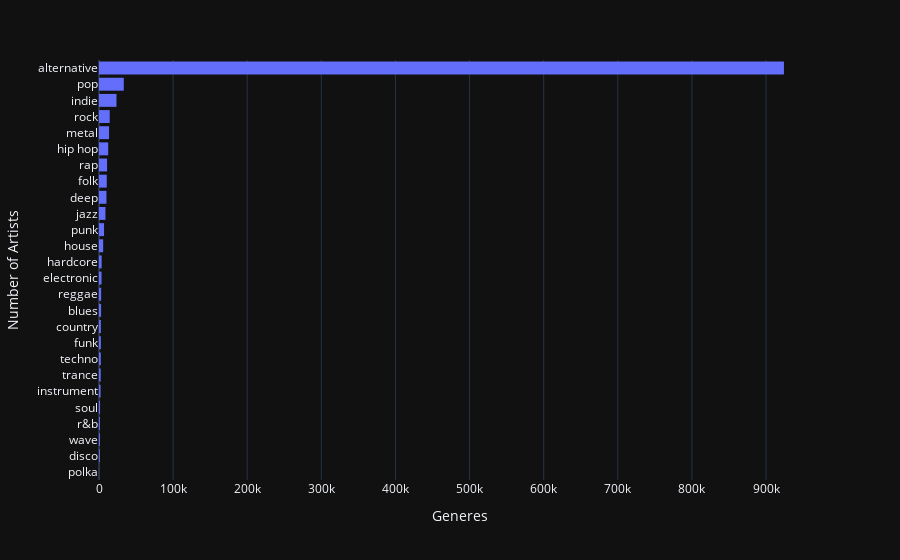

Here is the notebook cell this chart was saved with:
### Code cell
fig=px.histogram(macroGeneresDF,y="Generes",x="Number")
fig.update_yaxes(categoryorder="total ascending")
fig.layout["xaxis"]["title"]="Generes"
fig.layout["yaxis"]["title"]="Number of Artists"
fig.layout.yaxis.dtick=0.5
fig.show()

### Figure 1 — Plotly figure (JSON) as saved in the notebook; plotly's stock layout.template omitted (floating-point values rounded to 4 significant figures)
{"data": [{"alignmentgroup": "True", "bingroup": "y", "histfunc": "sum", "hovertemplate": "sum of Number=%{x}<br>Generes=%{y}<extra></extra>", "legendgroup": "", "marker": {"color": "#636efa", "pattern": {"shape": ""}}, "name": "", "offsetgroup": "", "orientation": "h", "showlegend": false, "x": [924195, 33453, 23611, 14483, 13554, 12406, 10901, 10476, 10062, 8729, 6806, 5633, 3598, 3421, 2913, 2807, 2545, 2540, 2440, 2338, 2124, 1428, 1313, 1307, 1159, 107, 0, 0], "xaxis": "x", "y": ["alternative", "pop", "indie", "rock", "metal", "hip hop", "rap", "folk", "deep", "jazz", "punk", "house", "hardcore", "electronic", "reggae", "blues", "country", "funk", "techno", "trance", "instrument", "soul", "r&b", "wave", "disco", "polka", "trap", "other"], "yaxis": "y", "type": "histogram"}], "layout": {"xaxis": {"anchor": "y", "domain": [0.0, 1.0], "title": {"text": "Generes"}}, "yaxis": {"anchor": "x", "domain": [0.0, 1.0], "title": {"text": "Number of Artists"}, "categoryorder": "total ascending", "dtick": 0.5}, "legend": {"tracegroupgap": 0}, "margin": {"t": 60}, "barmode": "relative"}}
